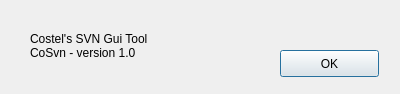
<?xml version="1.0" encoding="UTF-8"?>
<ui version="4.0">
 <class>AboutDialog</class>
 <widget class="QDialog" name="AboutDialog">
  <property name="geometry">
   <rect>
    <x>0</x>
    <y>0</y>
    <width>400</width>
    <height>94</height>
   </rect>
  </property>
  <property name="windowTitle">
   <string>About CoSvn</string>
  </property>
  <widget class="QPushButton" name="pushButton">
   <property name="geometry">
    <rect>
     <x>280</x>
     <y>50</y>
     <width>99</width>
     <height>27</height>
    </rect>
   </property>
   <property name="text">
    <string>OK</string>
   </property>
  </widget>
  <widget class="QLabel" name="label">
   <property name="geometry">
    <rect>
     <x>30</x>
     <y>20</y>
     <width>241</width>
     <height>51</height>
    </rect>
   </property>
   <property name="sizePolicy">
    <sizepolicy hsizetype="Preferred" vsizetype="Expanding">
     <horstretch>0</horstretch>
     <verstretch>0</verstretch>
    </sizepolicy>
   </property>
   <property name="text">
    <string>Costel's SVN Gui Tool
CoSvn - version 1.0</string>
   </property>
   <property name="wordWrap">
    <bool>false</bool>
   </property>
  </widget>
 </widget>
 <resources/>
 <connections/>
</ui>
